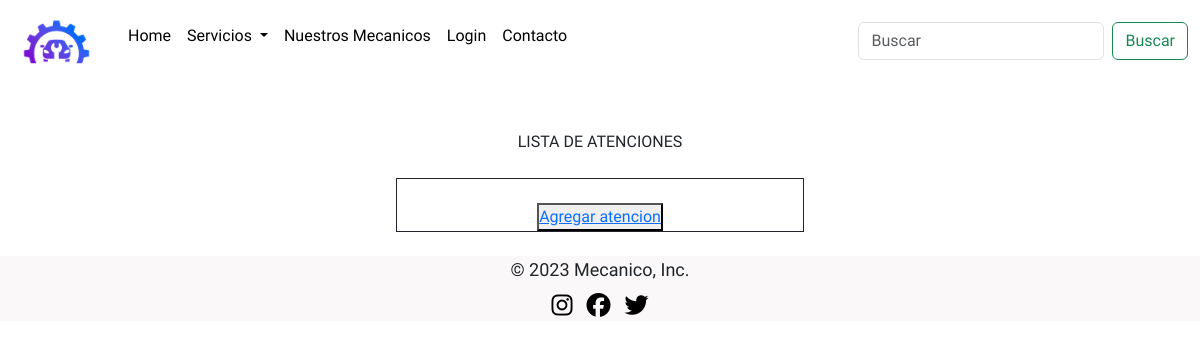
/taller/lista_atenciones, run on an earlier commit of the app's database.
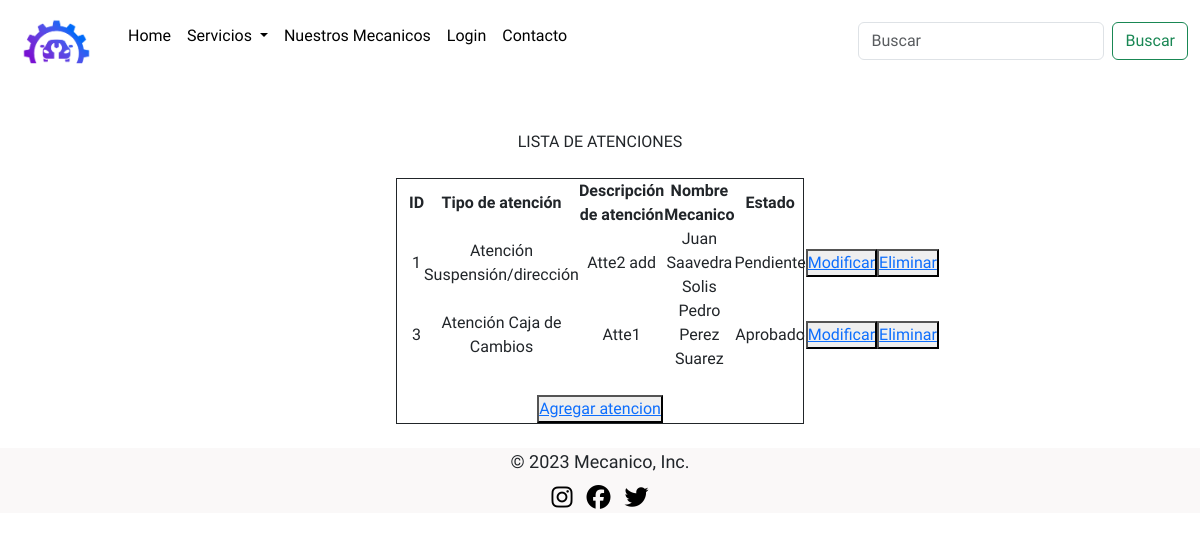
And on a later commit of the database.
### taller/models.py (models this page shows, shortened)
class Atencion(models.Model):
    id_atencion         = models.AutoField(primary_key = True)
    fecha_ate           = models.DateField(blank=False, null=False , auto_now=False, auto_now_add=False)
    descripcion_ate     = models.CharField(blank=False, null=False, max_length=500)
    imagen_trabajo      = models.ImageField(upload_to=None , null = False, blank = False)
    rut                 = models.ForeignKey("Mecanico",  on_delete=models.CASCADE)
    id_estado           = models.ForeignKey("estado_atencion", on_delete=models.CASCADE, default = 2)
    id_tipo_atencion    = models.ForeignKey("tipo_atencion",  on_delete=models.CASCADE)

class tipo_atencion (models.Model):
    id_tipo_atencion                = models.AutoField(primary_key = True)
    categoria_atencion              = models.CharField(blank = True, null = False,max_length=20)
    def __str__(self):
        return  ("Atención ") + str(self.categoria_atencion)

class Mecanico(models.Model):
    rut              = models.CharField(primary_key = True, max_length=10)
    nombre           = models.CharField(blank=False, null=False, max_length=50)
    ap_paterno       = models.CharField(blank=False, null=False ,max_length=50)
    ap_materno       = models.CharField(blank=False, null=False, max_length=50)
    fecha_nacimiento = models.DateField(blank=False, null=False)
    id_genero        = models.ForeignKey('Genero',on_delete=models.CASCADE, db_column='idGenero')
    telefono         = models.CharField(max_length=45)
    email            = models.EmailField(unique=True, max_length=100, blank=True, null=True)
    direccion        = models.CharField(max_length=50, blank=True, null=True)
    def __str__(self):
        return str(self.nombre)+" "+str(self.ap_paterno)+ " " +str(self.ap_materno)

class estado_atencion (models.Model):
    id_estado                       = models.AutoField(primary_key = True)
    tipo_estado                     = models.CharField(blank=False, null=False, max_length= 10)
    def __str__(self):
        return str(self.tipo_estado)

### taller/views.py (the view)
# urls.py: path('lista_atenciones', views.lista_atenciones, name='lista_atenciones'),
def lista_atenciones(request):
    atenciones= Atencion.objects.all()
    context={"atenciones":atenciones}
    return render(request, 'taller/lista_atenciones.html', context)

### taller/templates/taller/lista_atenciones.html (shortened to what this page needs)
{%load static%}
<!DOCTYPE html>
<html lang="en">
<head>
    <link href="https://cdn.jsdelivr.net/npm/bootstrap@5.3.0-alpha3/dist/css/bootstrap.min.css" rel="stylesheet">
    <link href="https://getbootstrap.com/docs/5.3/assets/css/docs.css" rel="stylesheet">
    <link rel="stylesheet" href="{% static 'css/style.css'%}">
    <link rel="stylesheet" href="{% static 'css/nav.css'%}">
</head>
<body>
        <nav class="navbar navbar-expand-lg bg-custom">
            <div class="container-fluid">
                <a class="navbar-brand text-black" href="#">
                    <img src="../../static/img/logo.png" alt="Logo">
                    </a>
                <div class="collapse navbar-collapse" id="navbarSupportedContent">
                    <ul class="navbar-nav me-auto mb-2 mb-lg-0">
                    <li class="nav-item">
                        <a class="nav-link active text-black" aria-current="page" href="{% url 'index'%}">Home</a>
                    </li>
                    <li class="nav-item dropdown">
                        <a class="nav-link dropdown-toggle text-black" href="" role="button" data-bs-toggle="dropdown" aria-expanded="false">
                            Servicios
                            </a>
                        </li>
                        <li class="nav-item">
                            <a class="nav-link active text-black" aria-current="page" href="{% url 'vistasMecanico'%}">Nuestros Mecanicos</a>
                        </li>
                        {% if user.is_authenticated %}
                        {%else%}
                            <li class="nav-item">
                                <a class="nav-link active text-black" aria-current="page" href="{% url 'login' %}">Login</a>
                            </li>
                        {%endif%}
                        <li class="nav-item">
                            <a class="nav-link active text-black" aria-current="page" href="{% url 'contacto'%}">Contacto</a>
                        </li>
                    </ul>
                    <form class="d-flex" role="search" method="GET" action="{% url 'buscar' %}">
                    <input class="form-control me-2" type="search" placeholder="Buscar" name="q" aria-label="Search" value="{{ request.GET.q }}">
                    <button class="btn btn-outline-success" type="submit">Buscar</button>
                    </form>
                </div>
                </div>
            </nav>
<main>
    <br>
    <br>
    <div class="container_titulo">
        Lista de atenciones
    </div>
    <div class="container" style="text-align: center;" >
        <div class="row g-8">
            <div class="col-md-4"></div>
            <div class="col-md-4" style="border:-color: #aaaaaa;
            border-width: 1px;
            border-style: solid;">
                <table >
                    {% if atenciones %}
                            <th> ID </th>
                            <th> Tipo de atención </th>
                            <th> Descripción de atención </th>
                            <th> Nombre Mecanico </th>
                            <th> Estado </th>
                            {% for x in atenciones %}
                                <tr>
                                    <td> {{x.id_atencion}}
                                    <td> {{x.id_tipo_atencion}}
                                    <td> {{x.descripcion_ate}}
                                    <td> {{x.rut}}
                                    <td> {{x.id_estado}}
                                    <td>
                                        <button type="button">
                                            <a href="{% url 'encontrar_atencion' pk=x.id_atencion %}" type="button"> Modificar</a>
                                        </button>
                                    <td>
                                        <button type="button">
                                        <a href="{% url 'borrar_atencion' pk=x.id_atencion  %}"> Eliminar</a>
                                        </button>
                                </tr>
                        {%endfor%}
                    {%endif%}
                </table>
                <br>
                <button type="button">
                    <a href= "{% url 'nuevas_atenciones'  %}"> Agregar atencion </a>
                </button>
            </div>
            <div class="col-md-4"></div>
        </div>
    </div>
</main>
<footer>
    <p>© 2023 Mecanico, Inc.</p>
    <a href="#" target="_blank"><i class="fab fa-instagram"></i></a>
    <a href="#" target="_blank"><i class="fab fa-facebook"></i></a>
    <a href="#" target="_blank"><i class="fab fa-twitter"></i></a>
</footer>
</body>
</html>

### taller/static/css/style.css (style rules this page uses)
* { margin: 0; padding: 0; box-sizing: border-box; position: flex; font-family: 'Source Sans Pro', sans-serif; text-decoration: none; }
nav { height: 100%; }
.container_titulo { text-transform: uppercase; text-align: center; }
.container { text-align: center; display: inline; }

### taller/static/css/nav.css (style rules this page uses)
.bg-custom { background-color: rgba(255, 255, 255, 0.466); }
.navbar-brand { background-size: contain; background-repeat: no-repeat; background-position: center; padding: 10px 10px; display: flex; align-items: center; }
.navbar-brand img { width: 70px; background-position: center center; vertical-align: middle; margin-right: 2px; }
.container { max-width: 800px; margin: 0 auto; }
ul { list-style-type: none; padding: 0; }
li { margin-bottom: 10px; }

### taller/templates/taller/lista_atenciones.html (style rules this page uses)
footer { background-color: #faf8f8; text-align: center; }
footer p { font-size: 18px; margin-bottom: 10px; }
footer a { color: #000000; text-decoration: none; margin: 5px; }
footer i { font-size: 24px; }

What changed in the data, as far as the page shows it:
added Atencion: id_atencion "1", id_tipo_atencion "Atención Suspensión/dirección", descripcion_ate "Atte2 add", rut "Juan Saavedra Solis", id_estado "Pendiente"
added Atencion: id_atencion "3", id_tipo_atencion "Atención Caja de Cambios", descripcion_ate "Atte1", rut "Pedro Perez Suarez", id_estado "Aprobado"
Also different on the page:
text now shown: "ID Tipo de atención Descripción de atención Nombre Mecanico Estado"
